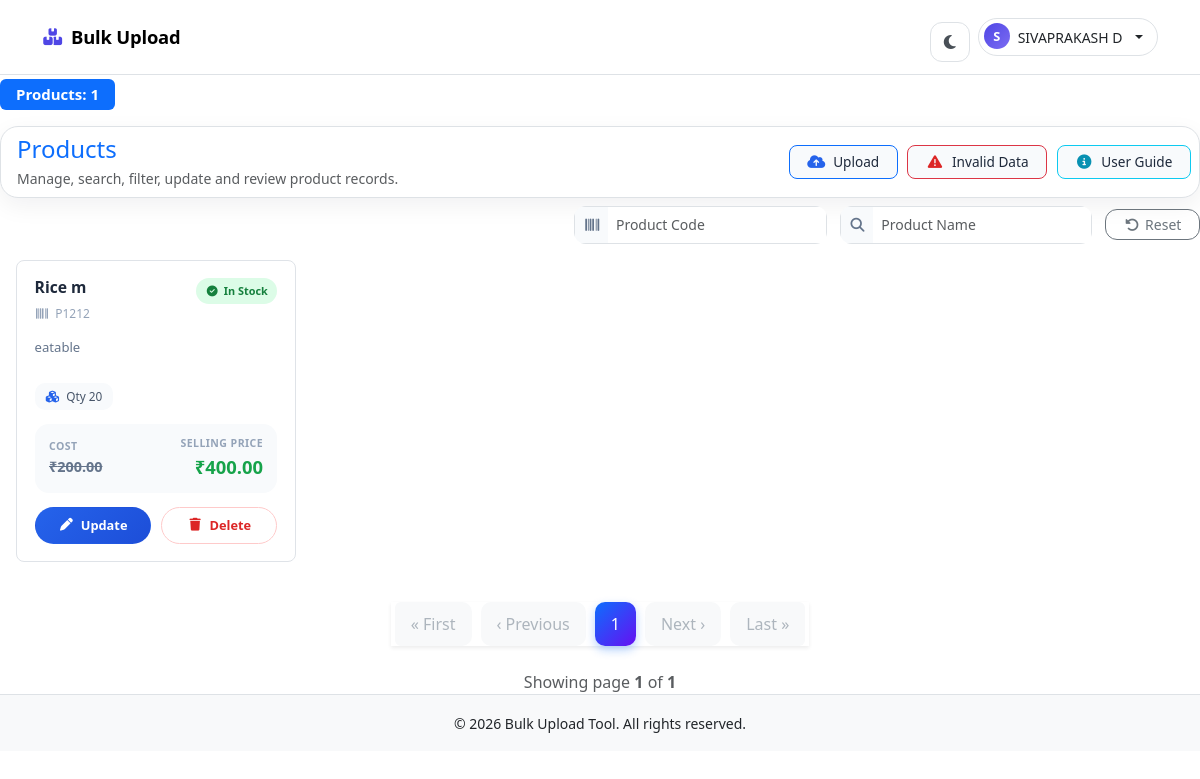
/dashboard/ (signed in), run on the app's committed database.
### core/models.py (models this page shows)
class Product_info(models.Model):
    user=models.ForeignKey(User,on_delete=models.CASCADE)
    product_code=models.CharField(max_length=100, unique=True)
    product_name=models.CharField(max_length=100,unique=True)
    description=models.TextField()
    item_category=models.CharField(max_length=500)
    cost_price=models.DecimalField(max_digits=500, decimal_places=2)
    selling_price=models.DecimalField(max_digits=500, decimal_places=2)
    quantity=models.IntegerField(null=False,default=1)
    expire_date=models.DateField(null=True)
    created_at = models.DateTimeField(auto_now_add=True)
    updated_at = models.DateTimeField(auto_now=True)
    history = HistoricalRecords()

### core/views.py (the view, shortened to what this page needs)
# urls.py: path('dashboard/', dashboard, name='tool_dashboard'),
@login_required
def dashboard(request):
    products = Product_info.objects.filter(user=request.user).order_by('-id')
    product_code = request.GET.get('product_code', '').strip()
    product_name = request.GET.get('product_name', '').strip()
    cost_price = request.GET.get('cost_price', '').strip()
    if product_code:
        products = products.filter(product_code__icontains=product_code)
    if product_name:
        first_letter = product_name[0]
        products = products.filter(
            Q(product_name__icontains=product_name) | Q(product_name__istartswith=first_letter)
        )
    paginator = Paginator(products, 10)
    page_number = request.GET.get('page')
    page_obj = paginator.get_page(page_number)
    form = UploadFileForm()
    upload_summary = UploadSummary.objects.filter(user=request.user).first()
    invalid_rows = InvalidUploadRow.objects.filter(user=request.user)
    summary = {
        "success_count": upload_summary.success_count if upload_summary else 0,
        "failed_count": upload_summary.failed_count if upload_summary else 0,
        "invalid_rows": invalid_rows,
    }
    return render(request, 'dashboard.html', {
        'page_obj': page_obj,
        'form': form,
        'summary': summary,
    })

### core/forms.py (shortened to what this page needs)
class UploadFileForm(forms.Form):
    file = forms.FileField(
        label='Select CSV or Excel file',
        widget=forms.ClearableFileInput(attrs={
            'class': 'form-control',
            'accept': '.xlsx',
            'id': 'id_file',
        }),
        help_text='Only .xlsx files are allowed.',
    )

### templates/dashboard.html (shortened to what this page needs)
{% extends 'base.html' %}
{% load static %}
{% block content %}
<link rel="stylesheet" href="{% static 'css/dash.css' %}">
<link rel="stylesheet" href="https://cdnjs.cloudflare.com/ajax/libs/font-awesome/6.5.0/css/all.min.css">
<div class="toast-container position-fixed top-0 end-0 p-3" style="z-index: 9999999;">
</div>
<h5 class="mb-3">
    <span class="badge bg-primary px-3 py-2 mt-1">
        Products: {{ page_obj.paginator.count }}
    </span>
</h5>
<div class="products-toolbar mb-2 p-2 border">
    <div class="toolbar-left ms-2">
        <h4 class="section-title mb-1 text-primary ">Products</h4>
        <p class="text-muted mb-0 small">Manage, search, filter, update and review product records.</p>
    </div>
    <div class="toolbar-menu">
        <button type="button" class="toolbar-menu-item toolbar-menu-item-upload border border-primary"
            data-bs-toggle="modal" data-bs-target="#uploadModal">
            <i class="fa-solid fa-cloud-arrow-up"></i>
            <span>Upload</span>
        </button>
        <a href="{% url 'upload_data_error' %}" class="toolbar-menu-item toolbar-menu-item-danger border border-danger">
            <i class="fa-solid fa-triangle-exclamation"></i>
            <span>Invalid Data</span>
        </a>
        <button type="button" class="toolbar-menu-item toolbar-menu-item-info border border-info" data-bs-toggle="modal"
            data-bs-target="#userGuideModal">
            <i class="fa-solid fa-circle-info"></i>
            <span>User Guide</span>
        </button>
    </div>
</div>
<form method="get" id="filterForm" class="products-filter-form" action="{% url 'tool_dashboard' %}">
    <div class="filter-group">
        <div class="input-group input-group-sm filter-control">
            <span class="input-group-text"><i class="fa-solid fa-barcode"></i></span>
            <input type="text" name="product_code" class="form-control" placeholder="Product Code"
                value="{{ request.GET.product_code }}">
        </div>
    </div>
    <div class="filter-group">
        <div class="input-group input-group-sm filter-control">
            <span class="input-group-text"><i class="fa-solid fa-magnifying-glass"></i></span>
            <input type="text" name="product_name" class="form-control" placeholder="Product Name"
                value="{{ request.GET.product_name }}">
        </div>
    </div>
    <div class="filter-actions">
        <a href="{% url 'tool_dashboard' %}" class="btn btn-outline-secondary btn-sm action-btn">
            <i class="fa-solid fa-rotate-left me-1"></i>Reset
        </a>
    </div>
</form>
<div class="row g-3 mb-3 p-3">
    {% if page_obj %}
    {% for i in page_obj %}
    <div class="col-xl-3 col-lg-4 col-md-6">
        <div class="product-card">
            <div class="product-card-top">
                <div class="product-card-heading">
                    <h5 class="product-card-title" title="{{ i.product_name }}">{{ i.product_name }}</h5>
                    <span class="product-card-code"><i class="fa-solid fa-barcode"></i>{{ i.product_code }}</span>
                </div>
                {% if i.quantity %}
                <span class="stock-badge stock-in"><i class="fa-solid fa-circle-check"></i>In Stock</span>
                {% else %}
                <span class="stock-badge stock-out"><i class="fa-solid fa-circle-xmark"></i>Out</span>
                {% endif %}
            </div>
            <p class="product-card-desc">{{ i.description|default:"No description available." }}</p>
            <div class="product-card-meta">
                <span class="meta-chip"><i class="fa-solid fa-cubes"></i>Qty {{ i.quantity }}</span>
            </div>
            <div class="product-card-price">
                <div>
                    <span class="price-label">Cost</span>
                    <span class="price-cost">₹{{ i.cost_price }}</span>
                </div>
                <div class="text-end">
                    <span class="price-label">Selling Price</span>
                    <span class="price-sell">₹{{ i.selling_price }}</span>
                </div>
            </div>
            <div class="product-card-actions">
                <button class="btn-pill btn-pill-primary" data-bs-toggle="modal"
                    data-bs-target="#updateModal{{ i.id }}">
                    <i class="fa-solid fa-pen"></i>Update
                </button>
                <a href="{% url 'product_delete' i.id %}" class="btn-pill btn-pill-danger js-delete-product"
                    data-product-name="{{ i.product_name }}">
                    <i class="fa-solid fa-trash"></i>Delete
                </a>
            </div>
        </div>
    </div>
    {% endfor %}
    {% else %}
    <div class="col-12">
        <div class="alert alert-info text-center">No Products Available</div>
    </div>
    {% endif %}
</div>
<nav class="d-flex justify-content-center mt-4">
    <ul class="pagination shadow-sm">
        {% if page_obj.has_previous %}
        <li class="page-item">
            <a class="page-link"
                href="?page=1{% if request.GET.product_code %}&product_code={{ request.GET.product_code }}{% endif %}{% if request.GET.product_name %}&product_name={{ request.GET.product_name }}{% endif %}{% if request.GET.cost_price %}&cost_price={{ request.GET.cost_price }}{% endif %}">&laquo;
                First</a>
        </li>
        <li class="page-item">
            <a class="page-link"
                href="?page={{ page_obj.previous_page_number }}{% if request.GET.product_code %}&product_code={{ request.GET.product_code }}{% endif %}{% if request.GET.product_name %}&product_name={{ request.GET.product_name }}{% endif %}{% if request.GET.cost_price %}&cost_price={{ request.GET.cost_price }}{% endif %}">&lsaquo;
                Previous</a>
        </li>
        {% else %}
        <li class="page-item disabled"><span class="page-link">&laquo; First</span></li>
        <li class="page-item disabled"><span class="page-link">&lsaquo; Previous</span></li>
        {% endif %}
        {% for num in page_obj.paginator.page_range %}
        {% if page_obj.number == num %}
        <li class="page-item active"><span class="page-link">{{ num }}</span></li>
            {% endif %}
            {% endfor %}
            {% if page_obj.has_next %}
            <li class="page-item">
                <a class="page-link"
                    href="?page={{ page_obj.next_page_number }}{% if request.GET.product_code %}&product_code={{ request.GET.product_code }}{% endif %}{% if request.GET.product_name %}&product_name={{ request.GET.product_name }}{% endif %}{% if request.GET.cost_price %}&cost_price={{ request.GET.cost_price }}{% endif %}">Next
                    &rsaquo;</a>
            </li>
            <li class="page-item">
                <a class="page-link"
                    href="?page={{ page_obj.paginator.num_pages }}{% if request.GET.product_code %}&product_code={{ request.GET.product_code }}{% endif %}{% if request.GET.product_name %}&product_name={{ request.GET.product_name }}{% endif %}{% if request.GET.cost_price %}&cost_price={{ request.GET.cost_price }}{% endif %}">Last
                    &raquo;</a>
            </li>
            {% else %}
            <li class="page-item disabled"><span class="page-link">Next &rsaquo;</span></li>
            <li class="page-item disabled"><span class="page-link">Last &raquo;</span></li>
            {% endif %}
    </ul>
</nav>
{% if page_obj %}
<div class="text-center mt-2 text-muted">
    Showing page <strong>{{ page_obj.number }}</strong> of <strong>{{ page_obj.paginator.num_pages }}</strong>
</div>
{% endif %}
{% endblock %}

### templates/navbar.html (shortened to what this page needs)
{% load static %}
<link rel="stylesheet" href="https://cdnjs.cloudflare.com/ajax/libs/font-awesome/6.5.0/css/all.min.css">
<nav class="navbar navbar-expand-lg bg-body border-bottom modern-navbar">
  <div class="container">
    <a class="navbar-brand d-flex align-items-center gap-2 fw-bold" href="{% url 'tool_dashboard' %}">
      <i class="fa-solid fa-boxes-stacked" aria-hidden="true"></i>
      <span>Bulk Upload</span>
    </a>
    <div class="collapse navbar-collapse" id="navbarNav">
      <div class="d-flex align-items-center gap-2 ms-lg-auto">
        <button type="button" class="theme-toggle-btn" id="themeToggle" aria-label="Toggle theme">
          <i class="fa-solid fa-moon" aria-hidden="true"></i>
        </button>
        {% if user.is_authenticated %}
        <div class="dropdown">
          <button class="btn user-menu-btn d-flex align-items-center gap-2 dropdown-toggle" type="button"
            data-bs-toggle="dropdown" aria-expanded="false">
            <span
              class="user-avatar-sm badge rounded-circle text-white d-inline-flex align-items-center justify-content-center">
              {{ user.first_name|default:user.username|slice:":1"|upper }}
            </span>
            <span class="d-inline small fw-medium user-fullname">
              {{ user.get_full_name|default:user.username }}
            </span>
          </button>
        </div>
        {% elif request.resolver_match.url_name == 'tool_signup_info' %}
        <a class="btn btn-nav-primary text-white" href="{% url 'tool_login_info' %}">
          <i class="fa-solid fa-right-to-bracket me-2"></i>Login
        </a>
        {% elif request.resolver_match.url_name == 'tool_login_info' %}
        {% if registration_enabled %}
        <a class="btn btn-nav-primary text-white" href="{% url 'tool_signup_info' %}">
          <i class="fa-solid fa-user-plus me-2"></i>Signup
        </a>
        {% endif %}
        {% else %}
        {% if registration_enabled %}
        <a class="btn btn-nav-primary text-white" href="{% url 'tool_signup_info' %}">
          <i class="fa-solid fa-right-to-bracket me-2"></i>Signup
        </a>
        {% endif %}
        {% endif %}
      </div>
    </div>
  </div>
</nav>

### static/css/main.css (style rules this page uses)
* { padding: 0%; margin: 0%; box-sizing: border-box; }
.navbar { height:75px; }
.pagination .page-link { color: #0d6efd; border-radius: 10px; margin: 0 4px; border: none; padding: 10px 16px; transition: all 0.3s ease; }
.pagination .page-item.active .page-link { background: linear-gradient(135deg, #0d6efd, #6610f2); border: none; color: #fff; box-shadow: 0 4px 10px rgba(13,110,253,.3); }
.pagination .page-item.disabled .page-link { color: #adb5bd; background: #f8f9fa; }
.pagination { gap: 6px; }

### templates/navbar.html (style rules this page uses)
:root { --nav-accent: #4f46e5; --nav-accent-light: #eef2ff; }
.modern-navbar { padding: 0.65rem 0; backdrop-filter: blur(8px); z-index: 9999; }
.modern-navbar .navbar-brand { font-size: 1.15rem; letter-spacing: -0.01em; }
.modern-navbar .navbar-brand i { font-size: 1.05rem; color: var(--nav-accent); }
.theme-toggle-btn { width: 40px; height: 40px; border-radius: 12px; margin-top: 10px; border: 1px solid var(--bs-border-color, #e5e7eb); background: transparent; display: inline-flex; align-items: center; justify-content: center; color: #495057; transition: background .15s ease, color .15s ease, border-color .15s ease, transform .15s ease; }
.user-menu-btn { border-radius: 999px; padding: 0.3rem 0.9rem 0.3rem 0.3rem; border: 1px solid var(--bs-border-color, #e5e7eb); background: transparent; transition: all 0.15s ease; }
.user-avatar-sm { width: 26px; height: 26px; font-size: 0.8rem; font-weight: 600; background: linear-gradient(135deg, var(--nav-accent), #7c6cf2); }
.user-fullname { max-width: 140px; overflow: hidden; text-overflow: ellipsis; white-space: nowrap; }
@media (min-width: 768px) { .user-fullname { max-width: 220px; } }

### data on the page
Product_info: product_name "Rice m", product_code "P1212", shows "In Stock", description "eatable", quantity "20", cost_price "200.00", selling_price "400.00"

### other printed values
{{ user.first_name|default:user.username|slice:":1"|upper }} "S"
{{ user.get_full_name|default:user.username }} "SIVAPRAKASH D"
{{ page_obj.paginator.count }} "1"
{{ num }} "1"
{{ page_obj.number }} "1"
{{ page_obj.paginator.num_pages }} "1"
